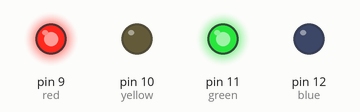
Simulated run of this sketch. Board: Arduino Uno, built with avr-gcc and run on an emulated ATmega328P. Parts: output pins drawn as LEDs (lit = HIGH).

Above: at 0.2 s.
At 2.2 s:
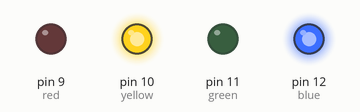
At 4.7 s:
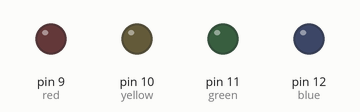
Timing chart, 0 to 7.8 s (numbered marks = the images above):
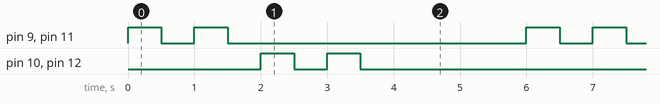

The sketch:

lab1.3.2.ino
```cpp
/*-------------------------------------------------------------------------------

3.2 Using program 3.1 divide the LEDs into pairs by adding a fourth one, then
	write a program that will make each pair blink twice with a set frequency
	and duty cycle.

-------------------------------------------------------------------------------*/

int red = 9;
int yellow = 10;
int green = 11;
int blue = 12;

void setup () {
  pinMode(red, OUTPUT);
  pinMode(yellow, OUTPUT) ;
  pinMode(green, OUTPUT) ;
  pinMode(blue, OUTPUT) ;

  digitalWrite(red, LOW);
  digitalWrite(yellow, LOW);
  digitalWrite(green, LOW);
  digitalWrite(blue, LOW);
}

void loop() {
  for (int i = 0; i < 2; i++) {
    digitalWrite(green, HIGH);
    digitalWrite(red, HIGH);
    delay(500);
    digitalWrite(green, LOW);
    digitalWrite(red, LOW);
    delay(500);
  }

  for (int i = 0; i < 2; i++) {
    digitalWrite(blue, HIGH);
    digitalWrite(yellow, HIGH);
    delay(500);
    digitalWrite(blue, LOW);
    digitalWrite(yellow, LOW);
    delay(500);
  }

  delay(2000);
}
```

Measured:
- by itself, pin 9 (red), pin 10 (yellow), pin 11 (green), pin 12 (blue): repeats every 6.0 s: LOW 0.50 s, HIGH 0.50 s, LOW 4.5 s, HIGH 0.50 s
- by itself, everything shown: repeats every 6.0 s, in 8 steps
